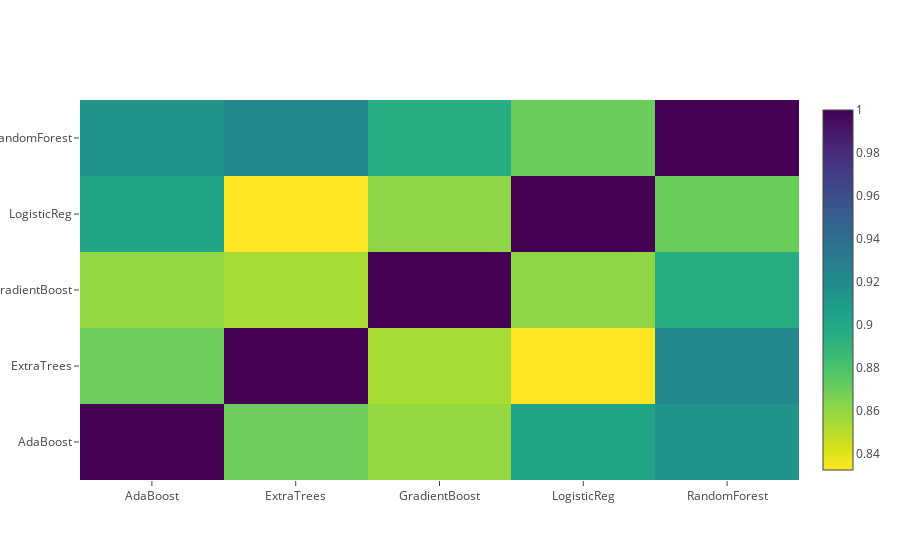

Here is the notebook cell this chart was saved with:
### Markdown cell above
## Checking Correlation of Different Models

### Code cell
import plotly.offline as py
py.init_notebook_mode(connected=True)
import plotly.graph_objs as go
import plotly.tools as tls

data = [
    go.Heatmap(
        z= base_predictions_train.astype(float).corr().values ,
        x=base_predictions_train.columns.values,
        y= base_predictions_train.columns.values,
          colorscale='Viridis',
            showscale=True,
            reversescale = True
    )
]
py.iplot(data, filename='labelled-heatmap')

### Figure 1 — Plotly figure (JSON) as saved in the notebook; plotly's stock layout.template omitted (floating-point values rounded to 4 significant figures)
{"data": [{"colorscale": "Viridis", "reversescale": true, "showscale": true, "type": "heatmap", "x": ["AdaBoost", "ExtraTrees", "GradientBoost", "LogisticReg", "RandomForest"], "y": ["AdaBoost", "ExtraTrees", "GradientBoost", "LogisticReg", "RandomForest"], "z": [[1, 0.8701, 0.8595, 0.9027, 0.9139], [0.8701, 1, 0.8542, 0.8326, 0.9218], [0.8595, 0.8542, 1, 0.861, 0.8959], [0.9027, 0.8326, 0.861, 1, 0.8708], [0.9139, 0.9218, 0.8959, 0.8708, 1]]}], "layout": {}}
